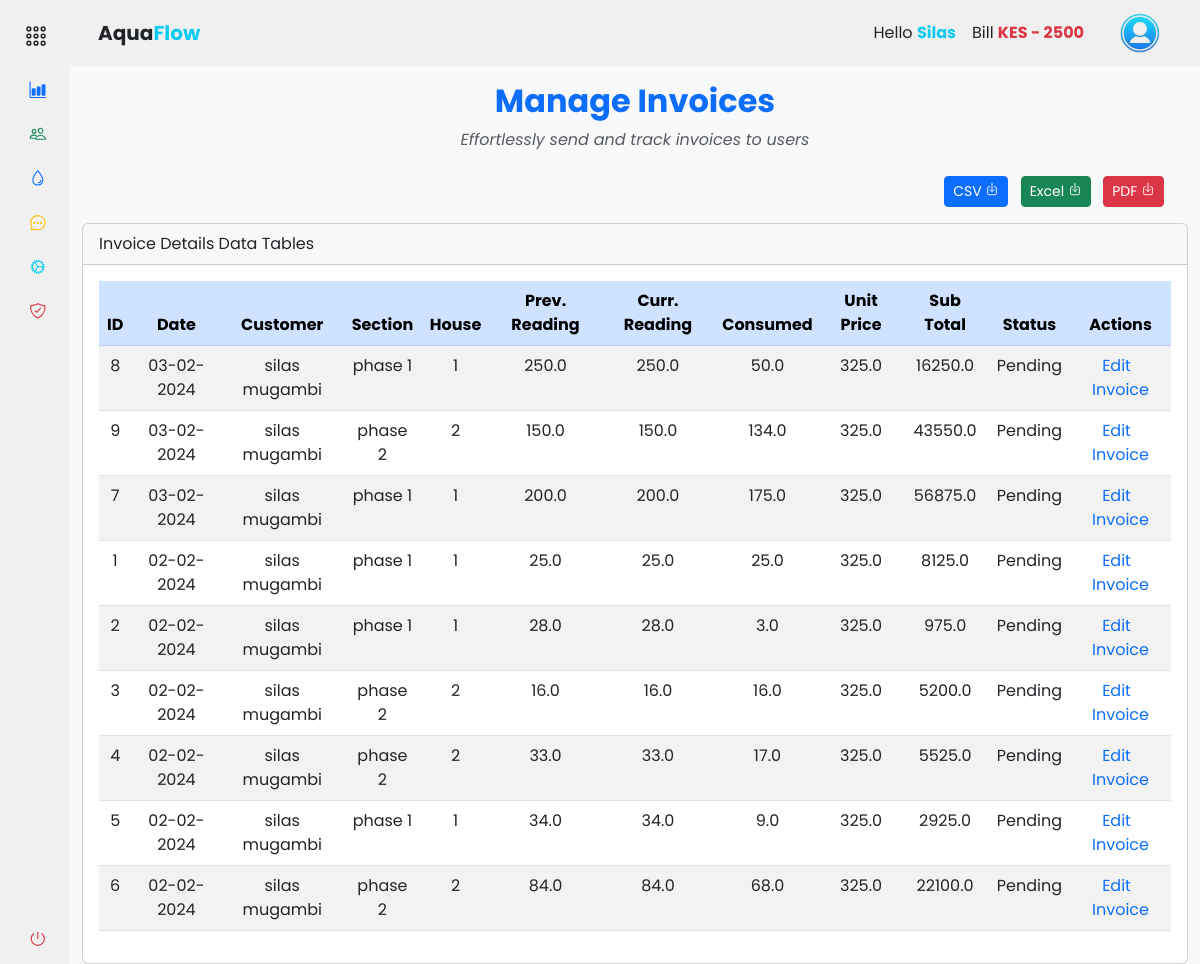
Page /accounts/records/billing (signed in) on the earlier database version.
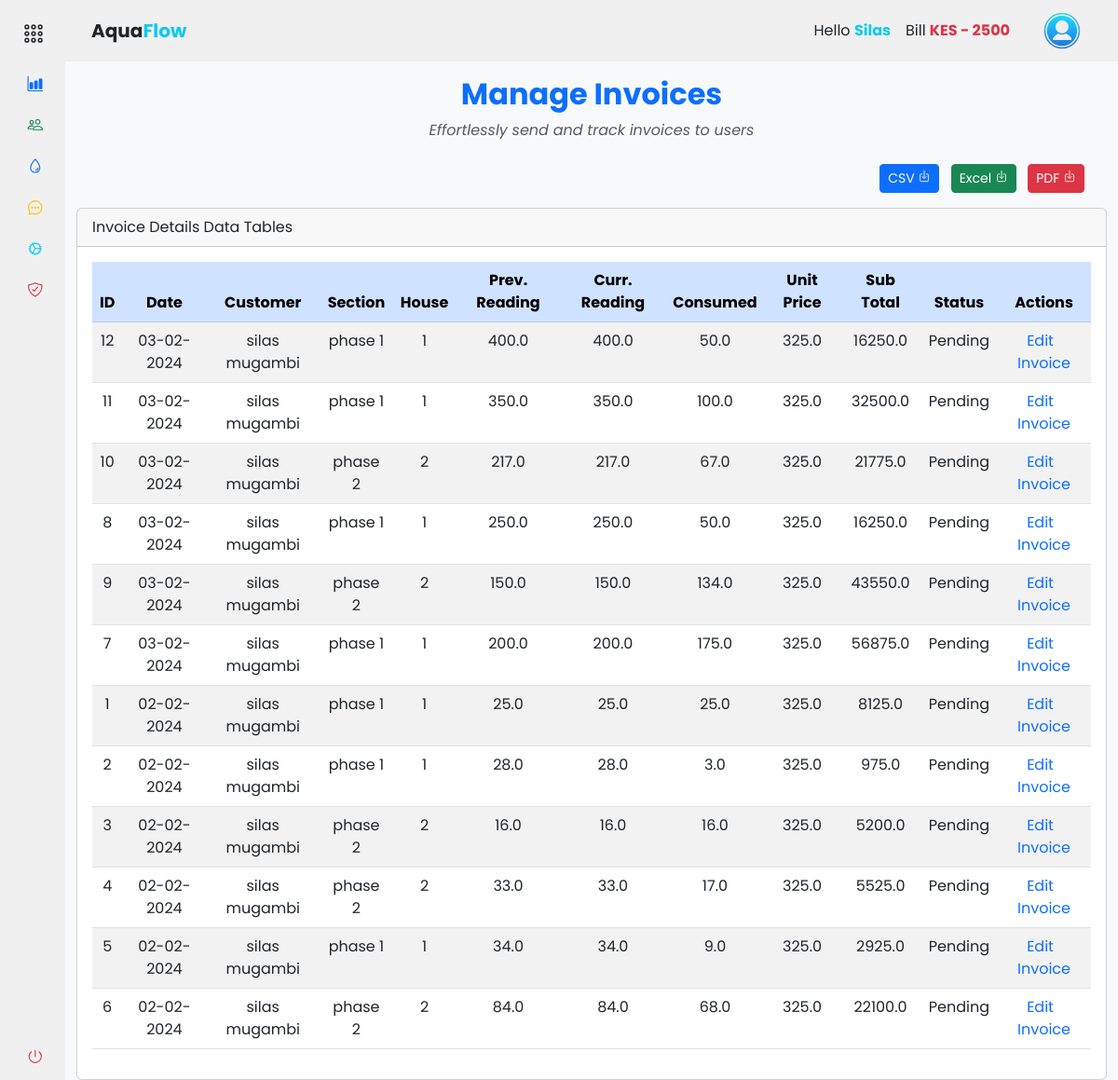
Same page on the later database version.
### app/backend/models/user.py (models this page shows, shortened)
class MeterReading(db.Model):
    id = db.Column(db.Integer, primary_key=True)
    timestamp = db.Column(db.DateTime, default=datetime.now(timezone.utc) + timedelta(hours=3), nullable=False)
    house_section = db.Column(db.String(50))
    house_number = db.Column(db.String(20))
    reading_value = db.Column(db.Float)
    reading_status = db.Column(db.Boolean, default=False)
    user_id = db.Column(db.Integer, db.ForeignKey('user.id'), nullable=False)
    consumed = db.Column(db.Float)
    unit_price = db.Column(db.Float)
    total_price = db.Column(db.Float)

class User(db.Model, UserMixin):
    id = db.Column(db.Integer, primary_key=True)
    mobile_number = db.Column(db.String(20), unique=True, nullable=False)
    password_hash = db.Column(db.String(128), nullable=False)
    first_name = db.Column(db.String(50))
    last_name = db.Column(db.String(50))
    email = db.Column(db.String(120))
    house_section = db.Column(db.String(50))
    house_number = db.Column(db.String(20))
    profile_image = db.Column(db.String(255))
    is_active = db.Column(db.Boolean, default=True)
    is_admin = db.Column(db.Boolean, default=False)
    meter_readings = db.relationship('MeterReading', backref='user', lazy=True)
    payments = db.relationship('Payment', backref='user', lazy=True)

### app/backend/accounts/records/routes.py (the view)
@records_bp.route('/billing')
@login_required
def billing():
    if current_user.is_authenticated:
        billing_data = (
            db.session.query(
                MeterReading.id,
                MeterReading.timestamp,
                User.first_name,
                User.last_name,
                MeterReading.house_section,
                MeterReading.house_number,
                User.is_active,
                MeterReading.reading_value.label('prev_reading'),
                MeterReading.reading_value.label('curr_reading'),
                MeterReading.consumed,
                MeterReading.unit_price,
                MeterReading.total_price
            )
            .join(User)
            .filter(User.id == current_user.id)
            .order_by(MeterReading.timestamp.desc())
            .all()
        )
        return render_template('accounts/billing.html', hide_footer=True, billing_data=billing_data)
    else:
        return redirect(url_for('auth.login'))

### app/backend/accounts/accounts_context.py (called while the page is built)
def accounts_context():
    people = 'silas'
    bill = int('2500')
    return {'people': people, 'bill': bill}

def inject_now():
    return {'now': datetime.utcnow() + timedelta(hours=3)}

### app/assets/templates/accounts/billing.html
{% extends "base.html" %} {% block content %}
<div class="container-fluid">
  <div class="text-center mt-3">
    <h2 class="mb-2 fw-bold text-primary">Manage Invoices</h2>
    <p class="mb-4 text-muted fst-italic">
      Effortlessly send and track invoices to users
    </p>
  </div>
  <div class="row">
    <div class="col-md-12">
      <div class="mb-3 float-end me-3">
        <a
          href="#"
          class="btn btn-sm me-2 btn-primary"
          download="people_list.csv"
        >
          CSV <ion-icon name="download-outline"></ion-icon>
        </a>
        <a
          href="#"
          class="btn btn-sm me-2 btn-success"
          download="people_list.xlsx"
        >
          Excel <ion-icon name="download-outline"></ion-icon>
        </a>
        <a
          href="#"
          class="btn btn-sm me-2 btn-danger"
          download="people_list.pdf"
        >
          PDF <ion-icon name="download-outline"></ion-icon>
        </a>
      </div>
    </div>
  </div>
  <div class="col-md-12">
    <div class="card">
      <div class="card-header">Invoice Details Data Tables</div>
      <div class="card-body">
        <div class="table-responsive">
          <table
            id="example"
            class="table table-striped data-table text-center"
            style="width: 100%"
          >
            <thead class="table-primary">
              <tr>
                <th scope="col">ID</th>
                <th scope="col">Date</th>
                <th scope="col">Customer</th>
                <th scope="col">Section</th>
                <th scope="col">House</th>
                <th scope="col">Prev. Reading</th>
                <th scope="col">Curr. Reading</th>
                <th scope="col">Consumed</th>
                <th scope="col">Unit Price</th>
                <th scope="col">Sub Total</th>
                <th scope="col">Status</th>
                <th scope="col">Actions</th>
              </tr>
            </thead>
            <tbody>
              {% if billing_data %} {% for entry in billing_data %}
              <tr>
                <td>{{ entry.id }}</td>
                <td>{{ entry.timestamp.strftime('%d-%m-%Y') }}</td>
                <td>{{ entry.first_name }} {{ entry.last_name }}</td>
                <td>{{ entry.house_section }}</td>
                <td>{{ entry.house_number }}</td>
                <td>{{ entry.prev_reading }}</td>
                <td>{{ entry.curr_reading }}</td>
                <td>{{ entry.consumed }}</td>
                <td>{{ entry.unit_price }}</td>
                <td>{{ entry.total_price }}</td>
                <td>{{ "Pending" if entry.is_active else "Cleared" }}</td>
                <td>
                  <a class="me-2" href="#"> Edit </a>
                  <a href="#"> Invoice </a>
                </td>
              </tr>
              {% endfor %} {% else %}
              <tr>
                <td colspan="12">No billing data available</td>
              </tr>
              {% endif %}
            </tbody>
          </table>
        </div>
      </div>
    </div>
  </div>
</div>
{% endblock %}

Differences in the rows shown:
added MeterReading: id "12", timestamp "03-02-2024", first_name "silas", last_name "mugambi", house_section "phase 1", house_number "1", prev_reading "400.0", curr_reading "400.0", consumed "50.0", unit_price "325.0", total_price "16250.0", is_active "Pending"
added MeterReading: id "11", timestamp "03-02-2024", first_name "silas", last_name "mugambi", house_section "phase 1", house_number "1", prev_reading "350.0", curr_reading "350.0", consumed "100.0", unit_price "325.0", total_price "32500.0", is_active "Pending"
added MeterReading: id "10", timestamp "03-02-2024", first_name "silas", last_name "mugambi", house_section "phase 2", house_number "2", prev_reading "217.0", curr_reading "217.0", consumed "67.0", unit_price "325.0", total_price "21775.0", is_active "Pending"
